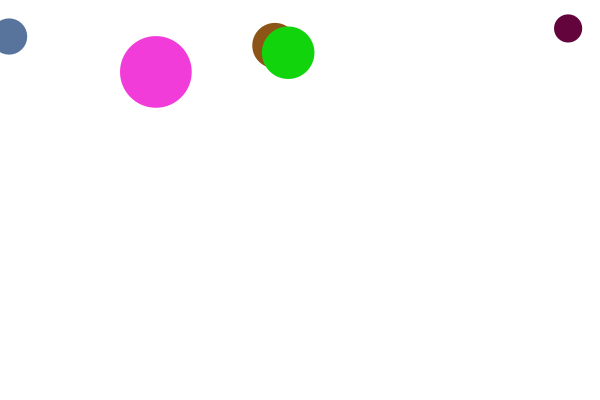
Frame 1 (no input)
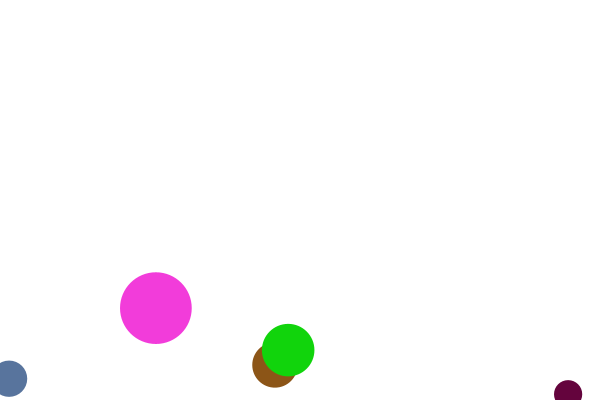
Frame 60 (the mouse pressed at the canvas centre just before this capture)
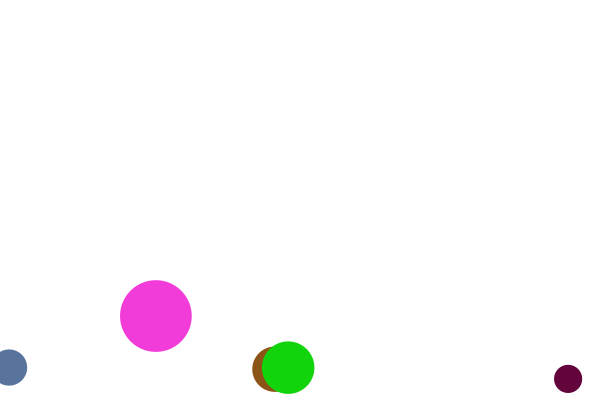
Frame 120 (the mouse held since frame 60 and released just before this capture)

The Processing sketch that drew these frames (run headless with seeded random() and noise(); from frame 60 on, the mouse is pressed at the canvas centre):

// Processing sketch: Mover_applyForce_and_Mass_add_Friction_or_Drag_Force_pde
// ── Mover_applyForce_and_Mass_add_Friction_or_Drag_Force_pde.pde
Mover[] movers;

void setup() {
  size(600, 400);
  noStroke();
  fill(0, 0, 255);
  movers = new Mover[5];
  for (int i = 0; i < movers.length; i++) {
    movers[i] = new Mover();
  }
}

void draw() {
  background(255);
  // PVector windForce = new PVector(0.2, 0);

  for (Mover m : movers) {
    if (mousePressed) {
      // m.applyForce(windForce);

      //PVector friction = m.velocity.get();
      //friction.normalize();
      //float mu = -0.1;
      //friction.mult(mu);
      //m.applyForce(friction);

      PVector dragForce = m.velocity.copy();
      dragForce.normalize();
      float Cd = -0.03;
      float speed = m.velocity.mag();
      dragForce.mult(Cd * speed * speed);
      m.applyForce(dragForce);
    }
    PVector gravity = new PVector(0, 0.2);
    gravity.mult(m.mass);
    m.applyForce(gravity);
    m.update();
    m.bounce();
    m.display();
  }
}

// ── class_Mover.pde
class Mover {
  PVector location;
  PVector velocity;
  PVector acceleration;
  float mass;
  float diameter;
  color c;

  Mover() {

    velocity = new PVector(0, 0);
    acceleration = new PVector(0, 0);
    mass = random(1, 5);
    diameter = 20 * mass;
    location = new PVector(random(width), diameter);
    c = color(random(0, 255), random(0, 255), random(0, 255));
  }

  void applyForce(PVector force) {
    PVector f = PVector.div(force, mass);
    acceleration.add(f);
  }

  void update() {
    velocity.add(acceleration);
    location.add(velocity);
    acceleration.mult(0);
  }

  void bounce() {
    if (location.x + diameter/2 > width)  velocity.x *= -1;
    if (location.x - diameter/2 < 0)      velocity.x *= -1;
    if (location.y + diameter/2 > height) velocity.y *= -1;
    if (location.y - diameter/2 < 0)      velocity.y *= -1;
  }

  void display() {
    fill(c);
    ellipse(location.x, location.y, diameter, diameter);
  }
}
